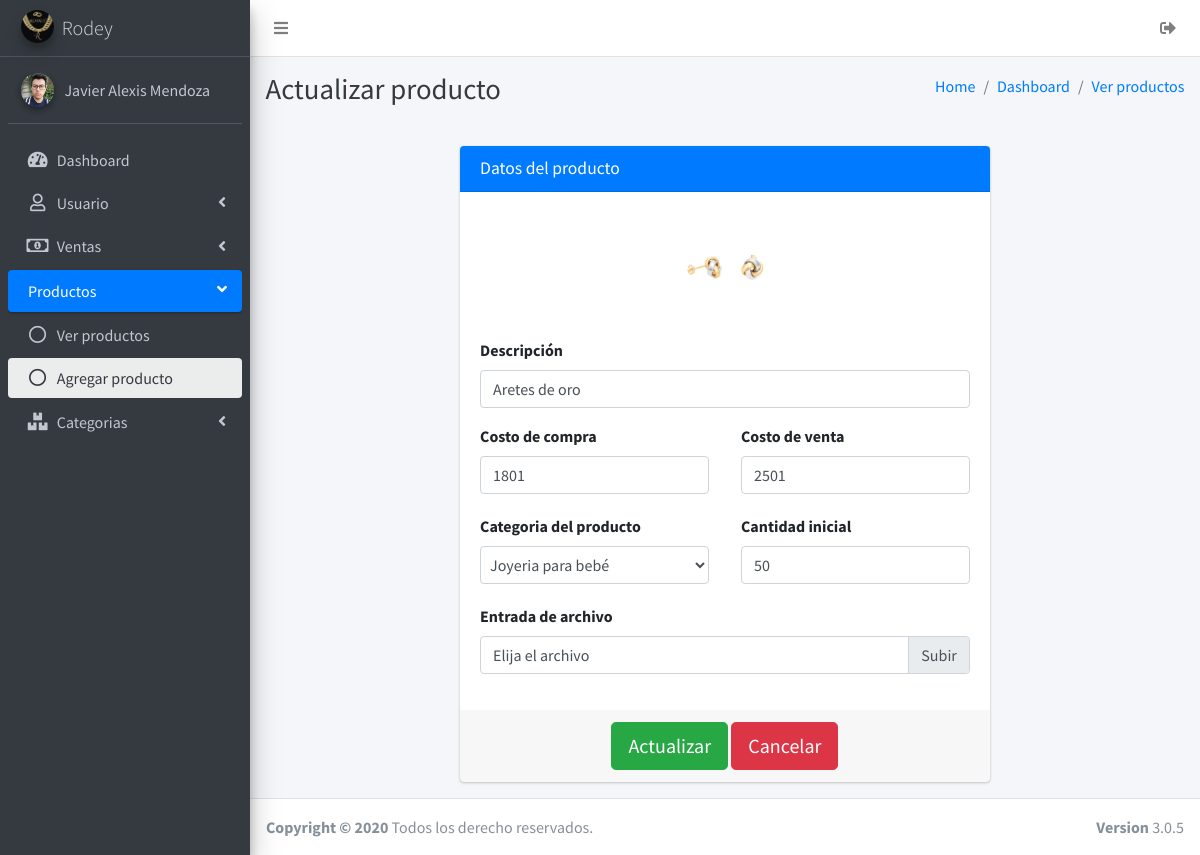
The app's page /productos/accionesProducto/actualizarProducto.php?id=1 (signed in) with its own data.
### tables this page shows
CREATE TABLE `usuarios` (
  `idusuarios` int NOT NULL AUTO_INCREMENT,
  `nombre` varchar(45) NOT NULL,
  `apellidoP` varchar(45) NOT NULL,
  `apellidoM` varchar(45) NOT NULL,
  `numeroCelular` varchar(20) DEFAULT NULL,
  `correoElectronico` varchar(45) DEFAULT NULL,
  `direccion` varchar(100) DEFAULT NULL,
  `estado` tinyint(1) NOT NULL DEFAULT '1',
  `usuario` varchar(30) NOT NULL,
  `contraseña` varchar(300) NOT NULL,
  `imgUsuario` varchar(200) DEFAULT NULL,
  `categoria_usuario` int NOT NULL,
  PRIMARY KEY (`idusuarios`),
  KEY `fk_categoria_idx` (`categoria_usuario`),
  CONSTRAINT `fk_categoria` FOREIGN KEY (`categoria_usuario`) REFERENCES `categoria_usuario` (`idcategoria_usuario`)
);

CREATE TABLE `producto` (
  `idProducto` int NOT NULL AUTO_INCREMENT,
  `categoria_kf` int NOT NULL,
  `descripcion` varchar(150) NOT NULL,
  `costo_compra` float NOT NULL,
  `costo_venta` float NOT NULL,
  `cantidad_stock` int NOT NULL,
  `img_producto` varchar(200) DEFAULT NULL,
  PRIMARY KEY (`idProducto`),
  KEY `fk_producto_categoria_idx` (`categoria_kf`),
  CONSTRAINT `fk_producto_categoria` FOREIGN KEY (`categoria_kf`) REFERENCES `categoria_producto` (`idcategoria_producto`)
);

### sessionIniciada.php (called while the page is built, shortened)
<?php
if ((isset($_SESSION['idusuario']) && $_SESSION['idusuario'] != '')) {
    $idusuario = $_SESSION['idusuario'];
    include 'conexiones/conexion.php';
    $sql = "SELECT * FROM usuarios WHERE idusuarios = " . $idusuario . " and estado=1";
    $result = $conexion->query($sql);
    $mostrar = mysqli_fetch_array($result);
    $IMGUSER = $mostrar['imgUsuario'];
    $NOMBREUSER = $mostrar['nombre'] . ' ' . $mostrar['apellidoP'];
} else {
    $host  = $_SERVER['HTTP_HOST'];
    $uri   = rtrim(dirname($_SERVER['PHP_SELF']), '/\\');
    $extra = 'index.php';
    header("Location: http://$host/Admin_joyeria/$extra");
    die();
}

### productos/accionesProducto/actualizarProducto.php (the view, shortened to what this page needs)
<?php
include '../../sessionIniciada.php';
if (isset($_GET['id']) && $_GET['id'] != '') {
    $id = $_GET['id'];
    include '../../conexiones/conexion.php';
    $sqlDatos = "select * from producto where idProducto=" . $id;
    $resultadosM = $conexion->query($sqlDatos);
    $mostrarR = mysqli_fetch_array($resultadosM);
} else {
    $host  = $_SERVER['HTTP_HOST'];
    $uri   = rtrim(dirname($_SERVER['PHP_SELF']), '/\\');
    $extra = 'Admin_joyeria/productos/productos.php';
    header("Location: http://$host/$extra");
}
?>
<!DOCTYPE html>
<html lang="es">
<head>
    <link rel="stylesheet" href="../../plugins/select2/css/select2.min.css">
    <link rel="stylesheet" href="../../plugins/select2-bootstrap4-theme/select2-bootstrap4.min.css">
    <link rel="stylesheet" href="../../plugins/fontawesome-free/css/all.min.css">
    <link rel="stylesheet" href="https://code.ionicframework.com/ionicons/2.0.1/css/ionicons.min.css">
    <link rel="stylesheet" href="../../plugins/tempusdominus-bootstrap-4/css/tempusdominus-bootstrap-4.min.css">
    <link rel="stylesheet" href="../../dist/css/adminlte.min.css">
    <link rel="stylesheet" href="../../plugins/overlayScrollbars/css/OverlayScrollbars.min.css">
</head>
<body class="hold-transition sidebar-mini layout-fixed">
    <div class="wrapper">
        <nav class="main-header navbar navbar-expand navbar-white navbar-light">
            <ul class="navbar-nav">
                <li class="nav-item">
                    <a class="nav-link" data-widget="pushmenu" href="#" role="button"><i class="fas fa-bars"></i></a>
                </li>
            </ul>
            <ul class="navbar-nav ml-auto">
                <a class="nav-link effectoHover" data-toggle="" href="../../cerrarSesion.php">
                    <i class="fas fa-sign-out-alt"></i>
                </a>
            </ul>
        </nav>
        <aside class="main-sidebar sidebar-dark-primary elevation-4">
            <a href="../main.php" class="brand-link">
                <img src="../../img/logo.png" alt="AdminLTE Logo" class="brand-image img-circle elevation-3" style="opacity: .8">
                <span class="brand-text font-weight-light">Rodey</span>
            </a>
            <div class="sidebar">
                <div class="user-panel mt-3 pb-3 mb-3 d-flex">
                    <div class="image">
                        <img src="<?= "../" . $IMGUSER ?>" class="img-circle elevation-2" alt="User Image">
                    </div>
                    <div class="info">
                        <a href="#" class="d-block"><?php echo $NOMBREUSER ?></a>
                    </div>
                </div>
                <nav class="mt-2">
                    <ul class="nav nav-pills nav-sidebar flex-column" data-widget="treeview" role="menu" data-accordion="false">
                        <li class="nav-item">
                            <a href="../main.php" class="nav-link ">
                                <i class="nav-icon fas fa-tachometer-alt"></i>
                                <p>
                                    Dashboard
                                </p>
                            </a>
                        </li>
                        <li class="nav-item has-treeview">
                            <a href="#" class="nav-link">
                                <i class="far fa-user nav-icon"></i>
                                <p>
                                    Usuario
                                    <i class="fas fa-angle-left right"></i>
                                </p>
                            </a>
                        </li>
                        <li class="nav-item has-treeview">
                            <a href="#" class="nav-link">
                                <i class="far fa-money-bill-alt nav-icon"></i>
                                <p>
                                    Ventas
                                    <i class="fas fa-angle-left right"></i>
                                </p>
                            </a>
                        </li>
                        <li class="nav-item has-treeview menu-open">
                            <a href="#" class="nav-link active">
                                <p>
                                    Productos
                                    <i class="fas fa-angle-left right"></i>
                                </p>
                            </a>
                            <ul class="nav nav-treeview">
                                <li class="nav-item">
                                    <a href="../productos/productos.php" class="nav-link">
                                        <i class="far fa-circle nav-icon"></i>
                                        <p>Ver productos</p>
                                    </a>
                                </li>
                                <li class="nav-item">
                                    <a href="#" class="nav-link active">
                                        <i class="far fa-circle nav-icon"></i>
                                        <p>Agregar producto</p>
                                    </a>
                                </li>
                            </ul>
                        </li>
                        <li class="nav-item has-treeview">
                            <a href="#" class="nav-link">
                                <i class="fas fa-boxes nav-icon"></i>
                                <p>
                                    Categorias
                                    <i class="fas fa-angle-left right"></i>
                                </p>
                            </a>
                        </li>
                    </ul>
                </nav>
            </div>
        </aside>
        <div class="content-wrapper">
            <div class="content-header">
                <div class="container-fluid">
                    <div class="row mb-2">
                        <div class="col-sm-6">
                            <h1 class="m-0 text-dark">Actualizar producto</h1>
                        </div>
                        <div class="col-sm-6">
                            <ol class="breadcrumb float-sm-right">
                                <li class="breadcrumb-item"><a href="../main.php">Home</a></li>
                                <li class="breadcrumb-item"><a href="../main.php">Dashboard</a></li>
                                <li class="breadcrumb-item disabled"><a href="vendedores.php">Ver productos</a></li>
                            </ol>
                        </div>
                    </div>
                </div>
            </div>
            <section class="content">
                <div class="container-fluid">
                    <div class="row justify-content-center">
                        <div class="col-sm-12 col-lg-7 col-md-8 mt-3">
                            <div class="card card-primary">
                                <div class="card-header">
                                    <h3 class="card-title">Datos del producto</h3>
                                </div>
                                <form role="form" action="actualizar.php?id=<?=$mostrarR['idProducto']?>" autocomplete="off" onsubmit="return comprobar()" method="post" enctype="multipart/form-data">
                                    <div class="card-body">
                                        <div class="form-group d-block text-center">
                                            <?php
                                            $imagenP = $mostrarR['img_producto'];
                                            ?>
                                            <img src="../../img_productos/<?= $imagenP ?>" class="img-responsive img-rounded" width="110" alt="Imagen">
                                        </div>
                                        <div class="form-group">
                                            <label for="descripcion">Descripción</label>
                                            <input type="text" value="<?= $mostrarR['descripcion'] ?>" name="descripcion" class="form-control" id="descripcion" placeholder="Descripción del producto" require>
                                        </div>
                                        <div class="dividir">
                                            <div class="form-group">
                                                <label for="costoVenta">Costo de compra</label>
                                                <input type="number" value="<?= $mostrarR['costo_compra'] ?>" min="0" name="costoCompra" class="form-control" id="costoCompra" placeholder="Costo de compra" require>
                                            </div>
                                            <div class="form-group">
                                                <label for="costoVenta">Costo de venta</label>
                                                <input type="number" value="<?= $mostrarR['costo_venta'] ?>" min="0" name="costoVenta" class="form-control" id="costoVenta" placeholder="Costo de venta" require>
                                            </div>
                                        </div>
                                        <div class="dividir">
                                            <?php
                                            include '../../conexiones/conexion.php';
                                            $sql = "SELECT * FROM Joyeria.categoria_producto";
                                            $result = $conexion->query($sql);
                                            ?>
                                            <div class="form-group">
                                                <label>Categoria del producto</label>
                                                <select class="form-control select2 " name="categoria" id="categoria" style="width: 100%; padding: 5px;">
                                                    <?php
                                                    while ($mostrar = mysqli_fetch_array($result)) {
                                                        if ($mostrarR['categoria_kf'] == $mostrar['idcategoria_producto']) {
                                                            echo '<option selected value="' . $mostrar['idcategoria_producto'] . '">' . $mostrar['categoria'] . '</option>';
                                                        } else {
                                                            echo '<option value="' . $mostrar['idcategoria_producto'] . '">' . $mostrar['categoria'] . '</option>';
                                                        }
                                                    }
                                                    ?>
                                                </select>
                                            </div>
                                            <div class="form-group">
                                                <label for="costoVenta">Cantidad inicial</label>
                                                <input type="number" value="<?= $mostrarR['cantidad_stock'] ?>" min="<?= $mostrarR['cantidad_stock'] ?>" name="stock" class="form-control" id="stock" placeholder="Stock inicial" require>
                                            </div>
                                        </div>
                                        <div class="form-group">
                                            <label for="exampleInputFile">Entrada de archivo</label>
                                            <div class="custom-file">
                                                <label class="custom-file-label" for="imagen">Elija el archivo</label>
                                            </div>
                                        </div>
                                    </div>
                                    <div class="card-footer text-center">
                                        <button id="enviar" onclick="return comprobar()" type="submit" class=" cambiar-tamanio  btn btn-success btn-lg ">Actualizar</button>
                                        <a href="../productos.php" class=" btn btn-danger btn-lg">Cancelar</a>
                                    </div>
                                </form>
                            </div>
                        </div>
                    </div>
                </div>
            </section>
        </div>
        <footer class=" main-footer ">
            <strong>Copyright &copy; 2020 </strong> Todos los derecho reservados.
            <div class=" float-right d-none d-sm-inline-block ">
                <b>Version</b> 3.0.5
            </div>
        </footer>
    </div>
</body>
</html>

### productos/accionesProducto/actualizarProducto.php (style rules this page uses)
.dividir * { display: block; }
@media (min-width: 700px) { .dividir { display: flex; justify-content: space-between; } }
@media (min-width: 700px) { .dividir .form-group { flex-basis: calc(50% - 1rem); } }

### records on screen
usuarios: imgUsuario (picture), NOMBREUSER "Javier Alexis Mendoza"
producto: img_producto (picture), descripcion "Aretes de oro", costoCompra "1801", costoVenta "2501", stock "50"

### other values on screen
form field categoria "Joyeria para bebé"
